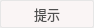
<?xml version="1.0" encoding="UTF-8"?>
<ui version="4.0">
 <class>tip</class>
 <widget class="QWidget" name="tip">
  <property name="geometry">
   <rect>
    <x>0</x>
    <y>0</y>
    <width>94</width>
    <height>28</height>
   </rect>
  </property>
  <property name="sizePolicy">
   <sizepolicy hsizetype="Preferred" vsizetype="Preferred">
    <horstretch>0</horstretch>
    <verstretch>0</verstretch>
   </sizepolicy>
  </property>
  <property name="minimumSize">
   <size>
    <width>0</width>
    <height>28</height>
   </size>
  </property>
  <property name="maximumSize">
   <size>
    <width>16777215</width>
    <height>28</height>
   </size>
  </property>
  <property name="windowTitle">
   <string/>
  </property>
  <property name="styleSheet">
   <string notr="true">#tipBoard{
    border: 1px solid rgb(230,230,230);
    border-radius: 2px;
    background-color: rgb(250, 245, 245);
}
#tipLabel {
	font-family: &quot;微软雅黑&quot;;
    font: 10pt;
    border: none;
    background-color: transparent;
    color: rgb(80, 80, 80);
}</string>
  </property>
  <layout class="QVBoxLayout" name="verticalLayout" stretch="0">
   <property name="spacing">
    <number>0</number>
   </property>
   <property name="leftMargin">
    <number>0</number>
   </property>
   <property name="topMargin">
    <number>0</number>
   </property>
   <property name="rightMargin">
    <number>0</number>
   </property>
   <property name="bottomMargin">
    <number>0</number>
   </property>
   <item>
    <widget class="QWidget" name="tipBoard" native="true">
     <layout class="QVBoxLayout" name="verticalLayout_2">
      <property name="spacing">
       <number>0</number>
      </property>
      <property name="leftMargin">
       <number>0</number>
      </property>
      <property name="topMargin">
       <number>0</number>
      </property>
      <property name="rightMargin">
       <number>0</number>
      </property>
      <property name="bottomMargin">
       <number>0</number>
      </property>
      <item>
       <widget class="QLabel" name="tipLabel">
        <property name="sizePolicy">
         <sizepolicy hsizetype="Preferred" vsizetype="Preferred">
          <horstretch>0</horstretch>
          <verstretch>0</verstretch>
         </sizepolicy>
        </property>
        <property name="text">
         <string>提示</string>
        </property>
        <property name="alignment">
         <set>Qt::AlignmentFlag::AlignCenter</set>
        </property>
       </widget>
      </item>
     </layout>
    </widget>
   </item>
  </layout>
 </widget>
 <resources/>
 <connections/>
</ui>
